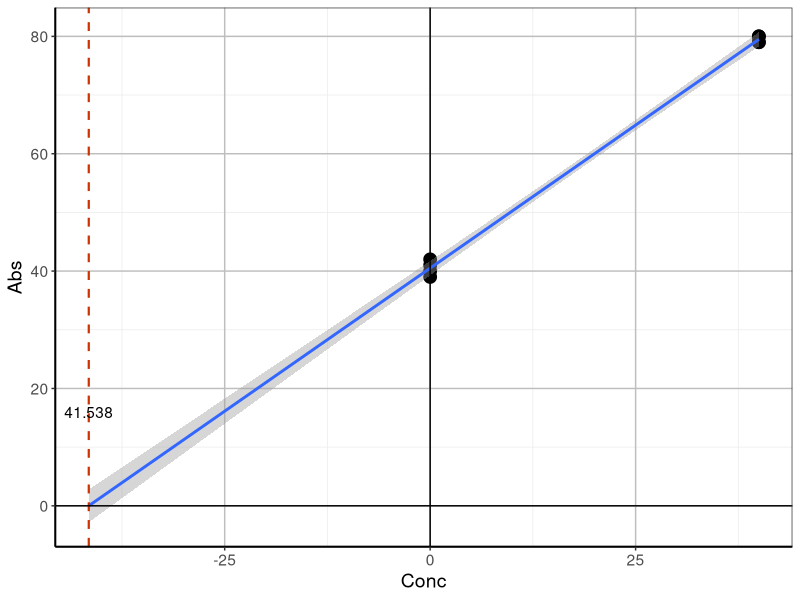

The R source for this figure:
#load data
data1 <- read.csv("stdadd3.csv", as.is = TRUE, header = TRUE)
library(ggplot2)
col1 <- "#CC3300"

#Do a correlation test on two components
cor.test(data1$Abs, data1$Conc)

fit <- lm(data1$Abs ~ data1$Conc)
#fit <- lm(test$Y ~ test$X -1) #forces through zero
fit
# plot(fit) #plots residuals
summary(fit)

#fitted(fit) # returns the predicted values
#predict(fit, newdata = 1, se.fit = TRUE) # predicted values plus error
a <- coef(fit)
intercept <- a[1]/a[2]



p <- ggplot(data1, aes(x = Conc, y = Abs)) +
  geom_point(size = 4) + 
  stat_smooth(method = lm, se = TRUE, fullrange = TRUE) +
  geom_vline(xintercept = 0, colour="black", lwd = 0.5, linetype=1) +
  geom_vline(xintercept = intercept*-1, colour=col1, lwd = 0.75, linetype=2) + geom_hline(yintercept = 0, colour = "black", lwd = 0.5, linetype = 1) +
  annotate("text", label = round(intercept,3), x = -1*intercept, y = 0.2*max(data1[,2]))

science_theme = theme(panel.grid.major = element_line(size = 0.5, color = "grey"), axis.line = element_line(size = 0.7, color = "black"), legend.position = c(2.3,8), text = element_text(size = 14))
p <- p + 
  theme_bw() +
  science_theme
p

intercept
